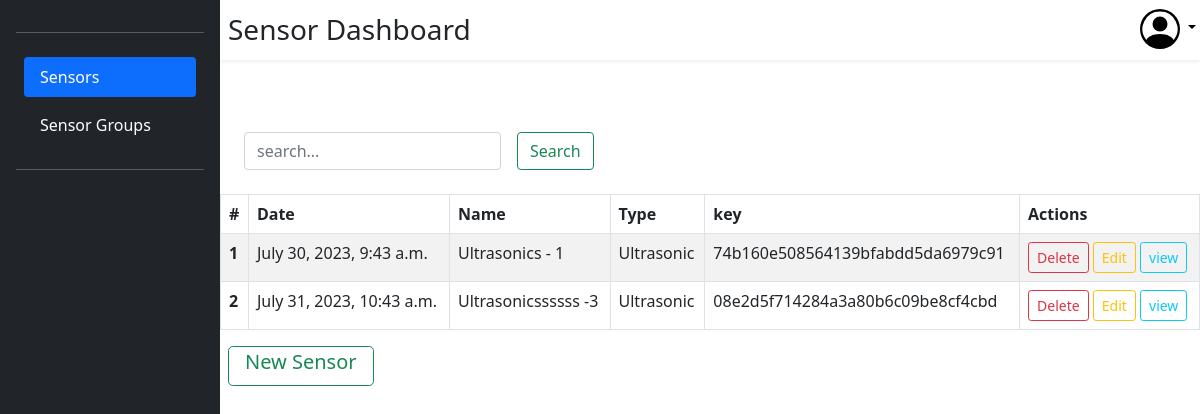
Screenshot of /sensor/dashboard/ (signed in) with the database file from the repository.
### dash/models.py (models this page shows, shortened)
class Sensors(models.Model):
    key = models.CharField(verbose_name= "API Key" , max_length=50, unique=True)
    sensor_name = models.CharField(verbose_name= "Sensor Name" , max_length=100)
    sensor_type = models.CharField(verbose_name= "Sensor Type" , max_length=100)
    sensor_description = models.TextField(verbose_name="Sensor Discription")
    date_created = models.DateTimeField(verbose_name='Date Created',auto_now_add=True)
    sensor_group = models.ForeignKey(Sensor_Group, verbose_name='Sensor Group', on_delete=models.SET_NULL, null=True)
    user = models.ForeignKey(User, verbose_name="User", on_delete=models.CASCADE)

### dash/views.py (the view, shortened to what this page needs)
# urls.py: path('sensor/dashboard/', views.sensor_dashboard, name='sensor_dashboard'),
@login_required(login_url="/")
def sensor_dashboard(request):
    result_set = Sensors.objects.filter(user=request.user)
    Search = request.POST.get('search')
    result_set.order_by("date_created")
    """ NOTE: Pagination for later
    paginator = Paginator(result_set, 5)
    result_set = paginator.get_page(1)
    """
    site_settings = {
        'active' : 'Sensors',
        'dashboard_heading' : 'Sensor Dashboard'
    }
    return render(request, 'sensor_dash.html', {'sensors': result_set, 'site_settings' : site_settings})

### templates/dashboards/sensor_dash.html (shortened to what this page needs)
{% extends 'base.html' %}
{% block content %}
<div class="d-flex flex-column flex-fill bd-highlight">
    <div class="pt-5 bd-highlight">
        <table class="table-bordered table table-striped">
            <div class="mb-3 ">
                <form method="POST">
                    <div class="ps-3 d-flex flex-row bd-highlight">
                        <div class="p-2 bd-highlight">
                            <input type="text" name="search" placeholder="search..." id="search" class='col form-control'>
                        </div>
                        <div class="p-2 bd-highlight">
                            <input type="submit" name="filter" id="filter" value="Search" class="form-control btn btn-outline-success">
                        </div>
                    </div>
                </form>
            </div>
            <thead>
                <tr>
                    <th>#</th>
                    <th>Date</th>
                    <th>Name</th>
                    <th>Type</th>
                    <th>key</th>
                    <th>Actions</th>
                </tr>
            </thead>
            <tbody>
                {% for sensor in sensors %}
                <tr>
                    <td><b>{{forloop.counter}}</b></th>
                    <td>{{sensor.date_created}}</td>
                    <td>{{sensor.sensor_name}}</td>
                    <td>{{sensor.sensor_type}}</td>
                    <td>{{sensor.key}}</td>
                    <td>
                        <button type="button" class="btn btn-sm btn-outline-danger" data-toggle="modal" data-target="#DeleteSensor{{sensor.key}}">Delete</button>
                        <a href="/sensor/edit/?key={{sensor.key}}"><button type="button" class="btn btn-sm btn-outline-warning">Edit</button></a>
                        <a href="/sensor/view/?key={{sensor.key}}"><button type="button" class="btn btn-sm btn-outline-info">view</button></a>
                    </td>
                </tr>
                {% endfor %}
            </tbody>
        </table>
    </div>
    <div class="ps-2">
        <a href="/sensor/create/"><button class="btn btn-outline-success btn-lg pt-0 mt-0">New Sensor</button></a>
    </div>
{% endblock content %}

### rows the page displays
Sensors: date_created "July 30, 2023, 9:43 a.m.", sensor_name "Ultrasonics - 1", sensor_type "Ultrasonic", key "74b160e508564139bfabdd5da6979c91"
Sensors: date_created "July 31, 2023, 10:43 a.m.", sensor_name "Ultrasonicssssss -3", sensor_type "Ultrasonic", key "08e2d5f714284a3a80b6c09be8cf4cbd"

### other values shown
{{ site_settings.dashboard_heading }} "Sensor Dashboard"
